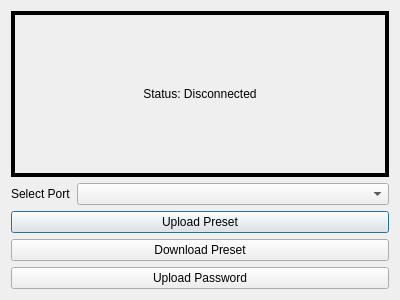
<?xml version="1.0" encoding="UTF-8"?>
<ui version="4.0">
 <class>PresetDialog</class>
 <widget class="QDialog" name="PresetDialog">
  <property name="geometry">
   <rect>
    <x>0</x>
    <y>0</y>
    <width>400</width>
    <height>300</height>
   </rect>
  </property>
  <property name="windowTitle">
   <string>Dialog</string>
  </property>
  <layout class="QVBoxLayout" name="verticalLayout">
   <item>
    <widget class="QFrame" name="frame">
     <property name="frameShape">
      <enum>QFrame::Box</enum>
     </property>
     <property name="frameShadow">
      <enum>QFrame::Plain</enum>
     </property>
     <property name="lineWidth">
      <number>4</number>
     </property>
     <layout class="QVBoxLayout" name="verticalLayout_2">
      <item>
       <widget class="QLabel" name="statusLabel">
        <property name="text">
         <string>Status: Disconnected</string>
        </property>
        <property name="alignment">
         <set>Qt::AlignCenter</set>
        </property>
       </widget>
      </item>
     </layout>
    </widget>
   </item>
   <item>
    <layout class="QHBoxLayout" name="horizontalLayout">
     <item>
      <widget class="QLabel" name="label">
       <property name="sizePolicy">
        <sizepolicy hsizetype="Preferred" vsizetype="Preferred">
         <horstretch>0</horstretch>
         <verstretch>0</verstretch>
        </sizepolicy>
       </property>
       <property name="text">
        <string>Select Port</string>
       </property>
      </widget>
     </item>
     <item>
      <widget class="QComboBox" name="portList">
       <property name="sizePolicy">
        <sizepolicy hsizetype="Expanding" vsizetype="Fixed">
         <horstretch>0</horstretch>
         <verstretch>0</verstretch>
        </sizepolicy>
       </property>
      </widget>
     </item>
    </layout>
   </item>
   <item>
    <widget class="QPushButton" name="uploadButton">
     <property name="text">
      <string>Upload Preset</string>
     </property>
    </widget>
   </item>
   <item>
    <widget class="QPushButton" name="downloadButton">
     <property name="text">
      <string>Download Preset</string>
     </property>
    </widget>
   </item>
   <item>
    <widget class="QPushButton" name="passwordButton">
     <property name="text">
      <string>Upload Password</string>
     </property>
    </widget>
   </item>
  </layout>
 </widget>
 <resources/>
 <connections/>
</ui>
